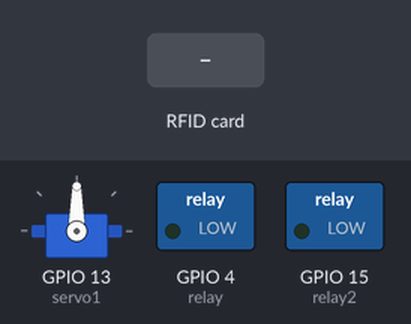
This sketch was run on a simulated ESP32. On the bench: servo, switched loads named in the sketch (green lamp = pin HIGH). The test bench sets the inputs (shaded band). WiFi joins after 1.5 s; servers stay silent unless stated; uploads are accepted with an empty reply; what the sketch prints to the serial monitor is not drawn.

Above: at 2.7 s.
2.8 s: RFID card 5E 7A 19 C4 held to the reader
At 8.24 s:
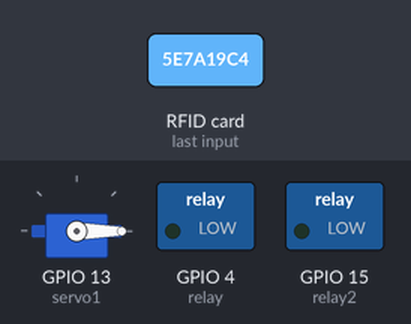
At 9.7 s:
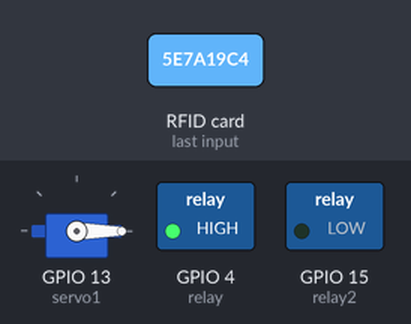
Timing chart, 0 to 10.3 s (numbered marks = the images above; inputs shaded):
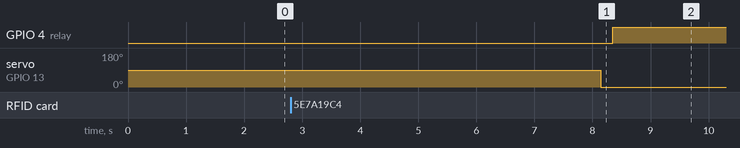

The sketch:

RFID_with_data_sending_recieving.ino
```cpp
#include <SPI.h>
#include <MFRC522.h>
#include <Arduino.h>
#include "WiFi.h"
#include <HTTPClient.h>
#include <ESP32Servo.h>

#define SS_PIN 21
#define RST_PIN 22
//MISO 19
//MOSI 23
//SDA 21
//SCK 18
#define relay 4
#define relay2 15
int blockNum1 = 1;
int blockNum2 = 2;

byte bufferLen = 18;
byte readBlockData1[18];
byte rb1[8];
byte readBlockData2[18];
byte rb2[8];
Servo servo1;
int number=0;


MFRC522 mfrc522(SS_PIN, RST_PIN);   // Create MFRC522 instance.
MFRC522::MIFARE_Key key;
MFRC522::StatusCode status;
//for spreadsheet
const uint8_t fingerprint[20] = {0x4a, 0x2e, 0xb2, 0xa8, 0x29, 0x12, 0x9a, 0xca, 0xac, 0xe1, 0xe0, 0xf4, 0xa0, 0x6c, 0x74, 0x4b, 0x4b, 0x7d, 0x5b, 0xab};

const String readurl="https://script.google.com/macros/s/AKfycbwAy3YBNFS1xsg1pOKevCuaRb-w2vOXxFdaC6CwjoPOFHubX1CPi09Q45VMwUjx-Hqc/exec?read";
const String data1 = "https://script.google.com/macros/s/AKfycbwigW0XA4ceq4NiVx8izCHN6RpvUz_Kc6Xpsy4QLY4k5wVkY3ppoci-n-gdFuH1we_0/exec?reg1=";
String data2;
WiFiClient client;
// WiFi
const char* ssid = "OnePlus Nord2 5G";              // Your personal network SSID
const char* wifi_password = "abcdefghij"; // Your personal network password


void setup() {
  Serial.begin(9600);   // Initiate a serial communication
  SPI.begin();      // Initiate  SPI bus
  mfrc522.PCD_Init();   // Initiate MFRC522
  Serial.println("Approximate your card to the reader...");
  Serial.println();
  servo1.attach(13);
  connect_WiFi();
  pinMode(relay,OUTPUT);
  digitalWrite(relay,LOW);
  pinMode(relay2,OUTPUT);
  digitalWrite(relay2,LOW);
}

void loop()
{
  /* Initialize MFRC522 Module */
  mfrc522.PCD_Init();
  /* Look for new cards */
  /* Reset the loop if no new card is present on RC522 Reader */
  if ( ! mfrc522.PICC_IsNewCardPresent())
  {
    return;
  }
  /* Select one of the cards */
  if ( ! mfrc522.PICC_ReadCardSerial())
  {
    return;
  }
  /* Read data from the same block */
  Serial.println();
  Serial.println(F("Reading last data from RFID..."));
  ReadDataFromBlock1(blockNum1, readBlockData1);
  ReadDataFromBlock2(blockNum2, readBlockData2);
  /* If you want to print the full memory dump, uncomment the next line */
  //mfrc522.PICC_DumpToSerial(&(mfrc522.uid));

  /* Print the data read from block */
  Serial.println();
  Serial.print(F("Last data in RFID:"));
  Serial.print(blockNum1);
  Serial.print(blockNum2);
  Serial.print(F(" --> "));
  for (int j = 0 ; j < 8 ; j++)
  {
    Serial.write(readBlockData1[j]);
    rb1[j]=readBlockData1[j];
  }
  for (int j = 0 ; j < 8 ; j++)
  {
    Serial.write(readBlockData2[j]);
    rb2[j]=readBlockData2[j];

  }
  //Serial.println(data2);
  //WiFi + Sending to google sheet
  if (WiFi.status() == WL_CONNECTED)
  {
    //std::unique_ptr<BearSSL::WiFiClientSecure>client(new BearSSL::WiFiClientSecure);

    //client->setFingerprint(fingerprint);
    // Or, if you happy to ignore the SSL certificate, then use the following line instead:
    // client->setInsecure();

    //Serial.println(String((char*)readBlockData1) + String((char*)readBlockData2));
    data2 = data1 + String((char*)readBlockData1) + String((char*)readBlockData2);
    //Serial.println(data2.length());
    data2.remove(126,11);
    data2.trim();
    //Serial.println("data2:"+data2);

    HTTPClient http;
    http.begin(data2);
    http.setFollowRedirects(HTTPC_STRICT_FOLLOW_REDIRECTS);
    int httpCode = http.GET();
    Serial.print("HTTP Status Code: ");
    Serial.println(httpCode);
    //---------------------------------------------------------------------
    //getting response from google sheet
    String payload;
    if (httpCode > 0) {
        payload = http.getString();
        Serial.println("Payload: "+payload);
    }
    //---------------------------------------------------------------------
    http.end();
    if(httpCode>-1){
    servo1.write(90);
    Serial.println("Door Unlocked");
    delay(5000);
    servo1.write(0);
    Serial.println("Door locked");
    readfrmspreadsheet();
    }
  }
  Serial.println("number=");
  Serial.println(number);
  if(number<1){
    digitalWrite(relay,LOW);
    digitalWrite(relay2,LOW);
    Serial.println("Both lights off");
  }
  else if(number==1){
    digitalWrite(relay,HIGH);
    Serial.println("light 1 on");
    digitalWrite(relay2,LOW);
    Serial.println("light 2 off");
    }
  else{
    digitalWrite(relay,HIGH);
    Serial.println("light 1 on");
    digitalWrite(relay2,HIGH);
    Serial.println("light 2 on");
    }
}


void connect_WiFi() {
  Serial.print("Connecting to ");
  Serial.println(ssid);

  // Connect to the WiFi
  WiFi.begin(ssid, wifi_password);

  // Wait until the connection has been confirmed before continuing
  while (WiFi.status() != WL_CONNECTED) {
    delay(500);
    Serial.print(".");
  }

  // Debugging - Output the IP Address of the ESP8266
  Serial.println("WiFi connected");
  Serial.print("IP address: ");
  Serial.println(WiFi.localIP());
}

void ReadDataFromBlock1(int blockNum, byte readBlockData1[])
{
  /* Prepare the ksy for authentication */
  /* All keys are set to FFFFFFFFFFFFh at chip delivery from the factory */
  for (byte i = 0; i < 6; i++)
  {
    key.keyByte[i] = 0xFF;
  }
  /* Authenticating the desired data block for Read access using Key A */
  status = mfrc522.PCD_Authenticate(MFRC522::PICC_CMD_MF_AUTH_KEY_A, blockNum, &key, &(mfrc522.uid));

  if (status != MFRC522::STATUS_OK)
  {
    Serial.print("Authentication failed for Read: ");
    Serial.println(mfrc522.GetStatusCodeName(status));
    return;
  }
  else
  {
    Serial.println("Authentication success");
  }

  /* Reading data from the Block */
  status = mfrc522.MIFARE_Read(blockNum, readBlockData1, &bufferLen);
  if (status != MFRC522::STATUS_OK)
  {
    Serial.print("Reading failed: ");
    Serial.println(mfrc522.GetStatusCodeName(status));
    return;
  }
  else
  {
    Serial.println("Block was read successfully");
  }
}

void ReadDataFromBlock2(int blockNum, byte readBlockData2[])
{
  /* Prepare the ksy for authentication */
  /* All keys are set to FFFFFFFFFFFFh at chip delivery from the factory */
  for (byte i = 0; i < 6; i++)
  {
    key.keyByte[i] = 0xFF;
  }
  /* Authenticating the desired data block for Read access using Key A */
  status = mfrc522.PCD_Authenticate(MFRC522::PICC_CMD_MF_AUTH_KEY_A, blockNum, &key, &(mfrc522.uid));

  if (status != MFRC522::STATUS_OK)
  {
    Serial.print("Authentication failed for Read: ");
    Serial.println(mfrc522.GetStatusCodeName(status));
    return;
  }
  else
  {
    Serial.println("Authentication success");
  }

  /* Reading data from the Block */
  status = mfrc522.MIFARE_Read(blockNum, readBlockData2, &bufferLen);
  if (status != MFRC522::STATUS_OK)
  {
    Serial.print("Reading failed: ");
    Serial.println(mfrc522.GetStatusCodeName(status));
    return;
  }
  else
  {
    Serial.println("Block was read successfully");
  }
}
void readfrmspreadsheet(void){
  HTTPClient http;
  Serial.print("Making a request to read the number of students in class");
  http.begin(readurl.c_str()); //Specify the URL and certificate
  http.setFollowRedirects(HTTPC_STRICT_FOLLOW_REDIRECTS);
  int httpCode = http.GET();
  String payload;
    if (httpCode > 0) { //Check for the returning code
        payload = http.getString();
        Serial.println(httpCode);
        Serial.println(payload);
        number=payload.toInt();
    }
    else {
      Serial.println("Error on HTTP request");
      number=1;
    }
  http.end();
}
```

Measured:
- after the input at 2.8 s, GPIO 4 (relay): LOW → HIGH after 5.5 s; servo on GPIO 13 (servo1): 90° → 0° after 5.3 s
